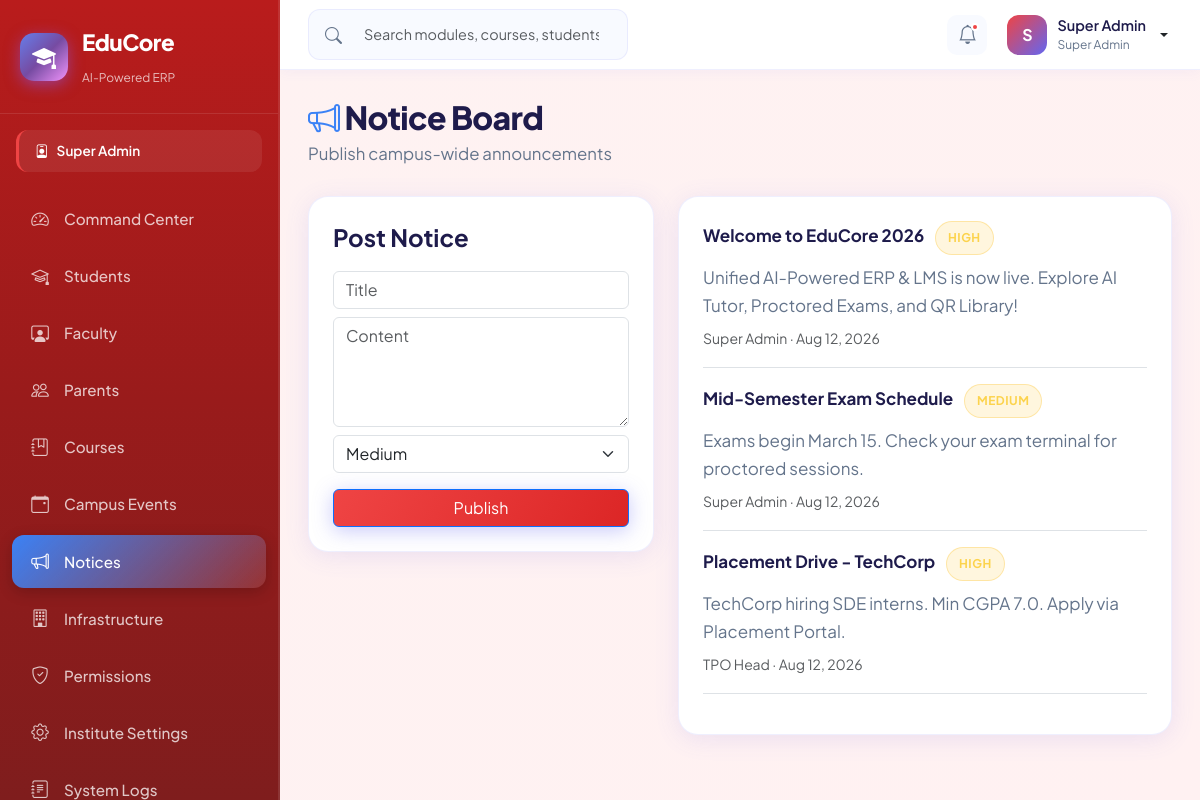
The page /admin/notices.php (signed in) on the database its author committed.
### tables this page shows
CREATE TABLE IF NOT EXISTS users (
    id INT AUTO_INCREMENT PRIMARY KEY,
    full_name VARCHAR(120) NOT NULL,
    email VARCHAR(120) NOT NULL UNIQUE,
    password_hash VARCHAR(255) NOT NULL,
    phone VARCHAR(20),
    address TEXT,
    role ENUM('super_admin','faculty','student','parent','finance','librarian','tpo') NOT NULL DEFAULT 'student',
    parent_id INT DEFAULT NULL,
    photo VARCHAR(255) DEFAULT 'default.png',
    status ENUM('active','inactive','suspended') DEFAULT 'active',
    two_factor_secret VARCHAR(64) DEFAULT NULL,
    two_factor_enabled TINYINT(1) NOT NULL DEFAULT 0,
    reset_token_hash VARCHAR(255) DEFAULT NULL,
    reset_token_expires DATETIME DEFAULT NULL,
    created_at TIMESTAMP DEFAULT CURRENT_TIMESTAMP,
    FOREIGN KEY (parent_id) REFERENCES users(id) ON DELETE SET NULL
);

CREATE TABLE IF NOT EXISTS notices (
    id INT AUTO_INCREMENT PRIMARY KEY,
    title VARCHAR(200) NOT NULL,
    content TEXT NOT NULL,
    posted_by INT,
    priority ENUM('low','medium','high') DEFAULT 'medium',
    is_public TINYINT(1) NOT NULL DEFAULT 1,
    created_at TIMESTAMP DEFAULT CURRENT_TIMESTAMP,
    FOREIGN KEY (posted_by) REFERENCES users(id) ON DELETE SET NULL
);

### includes/auth_check.php (called while the page is built, shortened)
<?php
function getCurrentUser(): ?array
{
    $db = getDB();
    $stmt = $db->prepare('SELECT id, full_name, email, role, photo FROM users WHERE id = ? AND status = "active"');
    $stmt->execute([$_SESSION['user_id']]);
    return $stmt->fetch() ?: null;
}
function getRoleLabel(string $role): string
{
    $labels = [
        'super_admin' => 'Super Admin',
        'faculty'     => 'Faculty',
        'student'     => 'Student',
        'parent'      => 'Parent',
        'finance'     => 'Finance Officer',
        'librarian'   => 'Librarian',
        'tpo'         => 'TPO',
    ];
    return $labels[$role] ?? ucfirst($role);
}
function getRoleColor(string $role): string
{
    $colors = [
        'super_admin' => '#ef4444',
        'faculty'     => '#8b5cf6',
        'student'     => '#06b6d4',
        'parent'      => '#10b981',
        'finance'     => '#f59e0b',
        'librarian'   => '#ec4899',
        'tpo'         => '#6366f1',
    ];
    return $colors[$role] ?? '#6366f1';
}

### includes/role_theme.php (called while the page is built)
<?php
function getRoleThemeKey(?string $role): string
{
    return match ($role) {
        'super_admin' => 'admin',
        'librarian'   => 'library',
        'tpo'         => 'placements',
        default       => $role ?? 'student',
    };
}

### admin/notices.php (the view, shortened to what this page needs)
<?php
require_once __DIR__ . '/../includes/auth_check.php';
$basePath = '..';
$pdo = getDbConnection();
$notices = $pdo->query('SELECT n.*, u.full_name AS author FROM notices n LEFT JOIN users u ON n.posted_by = u.id ORDER BY n.created_at DESC LIMIT 20')->fetchAll();
include __DIR__ . '/../includes/header.php';
?>
<div class="page-header fade-in"><h1><i class="bi bi-megaphone" style="color:#3b82f6"></i> Notice Board</h1><p>Publish campus-wide announcements</p></div>
<div class="row">
<div class="col-lg-5"><div class="content-card fade-in">
<h3 class="mb-3">Post Notice</h3>
<form method="POST">
<input class="form-control mb-2" name="title" placeholder="Title" required>
<textarea class="form-control mb-2" name="content" rows="4" placeholder="Content" required></textarea>
<select class="form-select mb-3" name="priority"><option value="low">Low</option><option value="medium" selected>Medium</option><option value="high">High</option></select>
<button class="btn btn-primary w-100">Publish</button>
</form></div></div>
<div class="col-lg-7"><div class="content-card fade-in">
<?php foreach ($notices as $n): ?>
<div class="mb-3 pb-3 border-bottom">
<strong><?= htmlspecialchars($n['title']) ?></strong>
<span class="status-badge status-pending ms-2"><?= htmlspecialchars($n['priority']) ?></span>
<p class="mt-2 mb-1"><?= nl2br(htmlspecialchars($n['content'])) ?></p>
<small class="text-muted"><?= htmlspecialchars($n['author'] ?? 'Admin') ?> · <?= date('M j, Y', strtotime($n['created_at'])) ?></small>
</div>
<?php endforeach; ?>
</div></div></div>
<?php include __DIR__ . '/../includes/footer.php';

### includes/header.php (shortened to what this page needs)
<?php
$user = getCurrentUser();
$basePath = $basePath ?? '../..';
require_once __DIR__ . '/role_theme.php';
$roleTheme = getRoleThemeKey($user['role'] ?? 'student');
?>
<!DOCTYPE html>
<html lang="en">
<head>
    <link href="https://cdn.jsdelivr.net/npm/bootstrap@5.3.3/dist/css/bootstrap.min.css" rel="stylesheet">
    <link href="https://cdn.jsdelivr.net/npm/bootstrap-icons@1.11.3/font/bootstrap-icons.min.css" rel="stylesheet">
    <link href="<?= $basePath ?>/assets/css/educore.css" rel="stylesheet">
    <link href="<?= $basePath ?>/assets/css/themes.css" rel="stylesheet">
</head>
<body class="educore-body theme-<?= htmlspecialchars($roleTheme) ?>" data-role="<?= htmlspecialchars($roleTheme) ?>">
<div class="app-wrapper">
    <?php include __DIR__ . '/sidebar.php'; ?>
    <div class="main-content">
        <header class="top-bar">
            <div class="top-bar-left">
                <div class="search-box d-none d-md-flex">
                    <i class="bi bi-search"></i>
                    <input type="text" placeholder="Search modules, courses, students..." class="form-control">
                </div>
            </div>
            <div class="top-bar-right">
                <div class="notification-bell">
                    <i class="bi bi-bell"></i>
                    <span class="badge-dot"></span>
                </div>
                <div class="user-menu dropdown">
                    <button class="btn user-btn dropdown-toggle" data-bs-toggle="dropdown">
                        <?php
                        $headerPhoto = $user['photo'] ?? null;
                        $headerPhotoPath = $headerPhoto ? __DIR__ . '/../uploads/' . $headerPhoto : null;
                        ?>
                        <?php if ($headerPhotoPath && is_file($headerPhotoPath)): ?>
                            <img src="<?= htmlspecialchars($basePath) ?>/uploads/<?= htmlspecialchars($headerPhoto) ?>" class="user-avatar" style="object-fit:cover;" alt="">
                        <?php else: ?>
                            <div class="user-avatar" style="background: linear-gradient(135deg, <?= getRoleColor($user['role'] ?? 'student') ?>, #6366f1);">
                                <?= strtoupper(substr($user['full_name'] ?? 'U', 0, 1)) ?>
                            </div>
                        <?php endif; ?>
                        <div class="user-info d-none d-md-block">
                            <span class="user-name"><?= htmlspecialchars($user['full_name'] ?? 'User') ?></span>
                            <span class="user-role"><?= getRoleLabel($user['role'] ?? 'student') ?></span>
                        </div>
                    </button>
                </div>
            </div>
        </header>
        <main class="page-content">

### includes/sidebar.php (shortened to what this page needs)
<?php
$role = $user['role'] ?? 'student';
$navItems = [];
switch ($role) {
    case 'super_admin':
        $navItems = [
            ['icon' => 'bi-speedometer2', 'label' => 'Command Center', 'href' => 'dashboard.php', 'color' => '#ef4444'],
            ['icon' => 'bi-mortarboard', 'label' => 'Students', 'href' => 'userStudent.php', 'color' => '#f97316'],
            ['icon' => 'bi-person-workspace', 'label' => 'Faculty', 'href' => 'userFaculty.php', 'color' => '#eab308'],
            ['icon' => 'bi-people', 'label' => 'Parents', 'href' => 'userParents.php', 'color' => '#84cc16'],
            ['icon' => 'bi-journal-bookmark', 'label' => 'Courses', 'href' => 'academicCourses.php', 'color' => '#22c55e'],
            ['icon' => 'bi-calendar-event', 'label' => 'Campus Events', 'href' => 'events.php', 'color' => '#06b6d4'],
            ['icon' => 'bi-megaphone', 'label' => 'Notices', 'href' => 'notices.php', 'color' => '#3b82f6'],
            ['icon' => 'bi-building', 'label' => 'Infrastructure', 'href' => 'infrastructure.php', 'color' => '#6366f1'],
            ['icon' => 'bi-shield-check', 'label' => 'Permissions', 'href' => 'permissions.php', 'color' => '#8b5cf6'],
            ['icon' => 'bi-gear', 'label' => 'Institute Settings', 'href' => 'instituteSettings.php', 'color' => '#a855f7'],
            ['icon' => 'bi-journal-text', 'label' => 'System Logs', 'href' => 'logs.php', 'color' => '#ec4899'],
        ];
        break;
}
$currentPage = basename($_SERVER['PHP_SELF']);
?>
<aside class="sidebar" id="sidebar">
    <div class="sidebar-brand">
        <div class="brand-icon">
            <i class="bi bi-mortarboard-fill"></i>
        </div>
        <div class="brand-text">
            <span class="brand-name">EduCore</span>
            <span class="brand-tagline">AI-Powered ERP</span>
        </div>
    </div>
    <div class="sidebar-role-badge" style="--role-color: <?= getRoleColor($role) ?>">
        <i class="bi bi-person-badge"></i>
        <?= getRoleLabel($role) ?>
    </div>
    <nav class="sidebar-nav">
        <?php foreach ($navItems as $item): ?>
        <a href="<?= $item['href'] ?>" class="nav-item <?= $currentPage === $item['href'] ? 'active' : '' ?>"
           style="--item-color: <?= $item['color'] ?>">
            <i class="bi <?= $item['icon'] ?>"></i>
            <span><?= $item['label'] ?></span>
        </a>
        <?php endforeach; ?>
    </nav>
</aside>

### assets/css/themes.css (style rules this page uses)
:root { --theme-primary: #6366F1; --theme-primary-dark: #4F46E5; --theme-light: #E0E7FF; --theme-accent: #22D3EE; }
body[data-role="admin"] { --theme-primary: #EF4444; --theme-primary-dark: #DC2626; --theme-light: #FEE2E2; --theme-accent: #FCA5A5; }
.btn-primary { background: linear-gradient(120deg, var(--theme-primary), var(--theme-primary-dark)); color: white; box-shadow: 0 4px 20px rgba(99, 102, 241, 0.35); transition: all 0.3s cubic-bezier(0.4, 0, 0.2, 1); }
.sidebar { background: linear-gradient(180deg, rgba(15, 23, 42, 0.95), rgba(15, 23, 42, 0.92)); border-right: 2px solid rgba(255, 255, 255, 0.1); transition: all 0.3s ease; }
body { font-size: 16px; line-height: 1.6; }
h1, .h1 { font-size: 2.5rem; line-height: 1.2; font-weight: 800; letter-spacing: -0.02em; margin: 0 0 20px 0; }
h3, .h3 { font-size: 1.5rem; line-height: 1.4; font-weight: 700; margin: 0 0 12px 0; }
body.educore-body p { margin: 0 0 12px 0; color: var(--text-muted, #64748b); }
small, .text-sm { font-size: 0.875rem; color: rgba(255, 255, 255, 0.7); }
.status-badge { display: inline-flex; align-items: center; gap: 6px; padding: 6px 12px; border-radius: 20px; font-size: 0.75rem; font-weight: 700; text-transform: uppercase; letter-spacing: 0.5px; }
.status-pending { background: rgba(251, 191, 36, 0.15); color: #FCD34D; border: 1px solid rgba(251, 191, 36, 0.3); }
* { transition-property: background-color, border-color, color, fill, stroke, opacity, box-shadow, transform, filter; transition-timing-function: cubic-bezier(0.4, 0, 0.2, 1); transition-duration: 200ms; }
button, a, input, select, textarea { transition-duration: 150ms; }

### rows shown on the page
users: role "Super Admin", full_name "S", full_name "Super Admin"
notices: title "Welcome to EduCore 2026", priority "HIGH", content "Unified AI-Powered ERP & LMS is now live. Explore AI Tutor, Proctored Exams, and QR Library!", posted_by.full_name "Super Admin", created_at "Aug 12, 2026"
notices: title "Mid-Semester Exam Schedule", priority "MEDIUM", content "Exams begin March 15. Check your exam terminal for proctored sessions.", posted_by.full_name "Super Admin", created_at "Aug 12, 2026"
notices: title "Placement Drive - TechCorp", priority "HIGH", content "TechCorp hiring SDE interns. Min CGPA 7.0. Apply via Placement Portal.", posted_by.full_name "TPO Head", created_at "Aug 12, 2026"

### other values the page prints
$item['label'] "Command Center"
$item['label'] "Students"
$item['label'] "Faculty"
$item['label'] "Parents"
$item['label'] "Courses"
$item['label'] "Campus Events"
$item['label'] "Notices"
$item['label'] "Infrastructure"
$item['label'] "Permissions"
$item['label'] "Institute Settings"
$item['label'] "System Logs"
